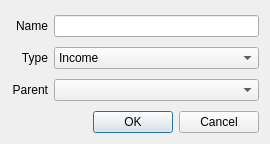
<?xml version="1.0" encoding="UTF-8"?>
<ui version="4.0">
 <class>EditCategoryDialog</class>
 <widget class="QDialog" name="EditCategoryDialog">
  <property name="geometry">
   <rect>
    <x>0</x>
    <y>0</y>
    <width>270</width>
    <height>144</height>
   </rect>
  </property>
  <property name="windowTitle">
   <string>Dialog</string>
  </property>
  <layout class="QGridLayout" name="gridLayout">
   <item row="0" column="0">
    <widget class="QWidget" name="widget" native="true">
     <layout class="QGridLayout" name="gridLayout_2">
      <property name="margin">
       <number>0</number>
      </property>
      <item row="0" column="0">
       <widget class="QLabel" name="label">
        <property name="text">
         <string>Name</string>
        </property>
        <property name="alignment">
         <set>Qt::AlignRight|Qt::AlignTrailing|Qt::AlignVCenter</set>
        </property>
       </widget>
      </item>
      <item row="0" column="2">
       <widget class="QLineEdit" name="tbName"/>
      </item>
      <item row="1" column="0">
       <widget class="QLabel" name="label_2">
        <property name="text">
         <string>Type</string>
        </property>
        <property name="alignment">
         <set>Qt::AlignRight|Qt::AlignTrailing|Qt::AlignVCenter</set>
        </property>
       </widget>
      </item>
      <item row="1" column="2">
       <widget class="QComboBox" name="cbType">
        <item>
         <property name="text">
          <string>Income</string>
         </property>
        </item>
        <item>
         <property name="text">
          <string>Outcome</string>
         </property>
        </item>
       </widget>
      </item>
      <item row="2" column="2">
       <widget class="QComboBox" name="cbParent"/>
      </item>
      <item row="2" column="0">
       <widget class="QLabel" name="label_3">
        <property name="text">
         <string>Parent</string>
        </property>
        <property name="alignment">
         <set>Qt::AlignRight|Qt::AlignTrailing|Qt::AlignVCenter</set>
        </property>
       </widget>
      </item>
     </layout>
    </widget>
   </item>
   <item row="1" column="0">
    <widget class="QDialogButtonBox" name="buttonBox">
     <property name="orientation">
      <enum>Qt::Horizontal</enum>
     </property>
     <property name="standardButtons">
      <set>QDialogButtonBox::Cancel|QDialogButtonBox::Ok</set>
     </property>
    </widget>
   </item>
  </layout>
 </widget>
 <tabstops>
  <tabstop>tbName</tabstop>
  <tabstop>cbType</tabstop>
  <tabstop>cbParent</tabstop>
  <tabstop>buttonBox</tabstop>
 </tabstops>
 <resources/>
 <connections>
  <connection>
   <sender>buttonBox</sender>
   <signal>accepted()</signal>
   <receiver>EditCategoryDialog</receiver>
   <slot>accept()</slot>
   <hints>
    <hint type="sourcelabel">
     <x>248</x>
     <y>254</y>
    </hint>
    <hint type="destinationlabel">
     <x>157</x>
     <y>274</y>
    </hint>
   </hints>
  </connection>
  <connection>
   <sender>buttonBox</sender>
   <signal>rejected()</signal>
   <receiver>EditCategoryDialog</receiver>
   <slot>reject()</slot>
   <hints>
    <hint type="sourcelabel">
     <x>316</x>
     <y>260</y>
    </hint>
    <hint type="destinationlabel">
     <x>286</x>
     <y>274</y>
    </hint>
   </hints>
  </connection>
 </connections>
</ui>
